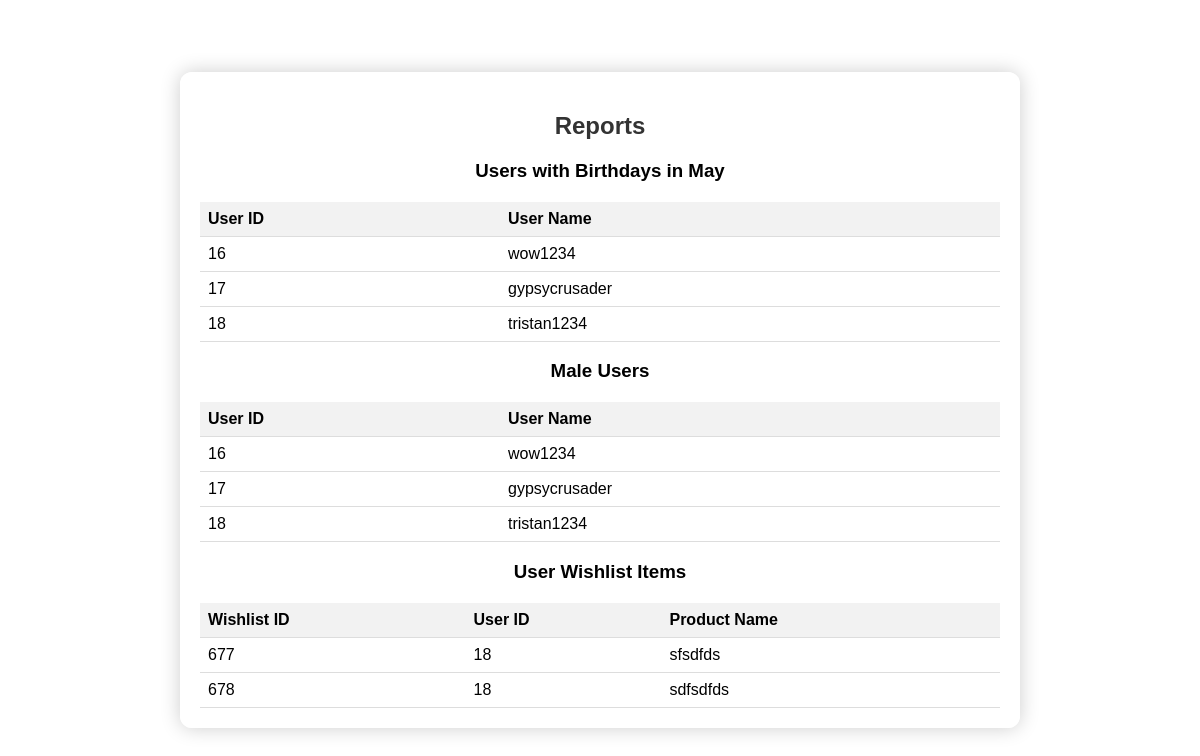
The app's page /report.php with its own data.
### tables this page shows
CREATE TABLE `tbluserprofile` (
  `userid` int(11) NOT NULL,
  `firstname` varchar(255) NOT NULL,
  `lastname` varchar(255) NOT NULL,
  `username` varchar(50) NOT NULL,
  `gender` varchar(10) NOT NULL,
  `birthday` date NOT NULL
);

CREATE TABLE `tblwishlist` (
  `WishlistID` int(6) NOT NULL,
  `UserName` varchar(30) NOT NULL,
  `UserID` int(6) NOT NULL,
  `ProductName` varchar(100) NOT NULL
);

### report.php (the view, shortened to what this page needs)
<?php
    include 'connect.php';
    $sql_may_birthdays = "SELECT UserID, UserName FROM tbluserprofile WHERE MONTH(Birthday) = 5";
    $result_may_birthdays = mysqli_query($connection, $sql_may_birthdays);
    $sql_male_users = "SELECT UserID, UserName FROM tbluserprofile WHERE Gender = 'Male'";
    $result_male_users = mysqli_query($connection, $sql_male_users);
    $sql_wishlist_items = "SELECT WishlistID, UserID, ProductName FROM tblwishlist";
    $result_wishlist_items = mysqli_query($connection, $sql_wishlist_items);
?>
<!DOCTYPE html>
<html lang="en">
<head>
    <link rel="stylesheet" href="report.css">
</head>
<body>
    <div class="container">
        <h2>Reports</h2>
        <h3>Users with Birthdays in May</h3>
        <table>
            <thead>
                <tr>
                    <th>User ID</th>
                    <th>User Name</th>
                </tr>
            </thead>
            <tbody>
                <?php
                    while($row = mysqli_fetch_assoc($result_may_birthdays)) {
                        echo "<tr>";
                        echo "<td>".$row['UserID']."</td>";
                        echo "<td>".$row['UserName']."</td>";
                        echo "</tr>";
                    }
                ?>
            </tbody>
        </table>
        <h3>Male Users</h3>
        <table>
            <thead>
                <tr>
                    <th>User ID</th>
                    <th>User Name</th>
                </tr>
            </thead>
            <tbody>
                <?php
                    while($row = mysqli_fetch_assoc($result_male_users)) {
                        echo "<tr>";
                        echo "<td>".$row['UserID']."</td>";
                        echo "<td>".$row['UserName']."</td>";
                        echo "</tr>";
                    }
                ?>
            </tbody>
        </table>
        <h3>User Wishlist Items</h3>
        <table>
            <thead>
                <tr>
                    <th>Wishlist ID</th>
                    <th>User ID</th>
                    <th>Product Name</th>
                </tr>
            </thead>
            <tbody>
                <?php
                    while($row = mysqli_fetch_assoc($result_wishlist_items)) {
                        echo "<tr>";
                        echo "<td>".$row['WishlistID']."</td>";
                        echo "<td>".$row['UserID']."</td>";
                        echo "<td>".$row['ProductName']."</td>";
                        echo "</tr>";
                    }
                ?>
            </tbody>
        </table>
    </div>
</body>
</html>

### report.css (style rules this page uses)
body { font-family: Arial, sans-serif; margin: 0; padding: 0; display: flex; align-items: center; justify-content: center; height: 100vh; background-image: url('images/bgregister.jpg'); background-size: cover; background-position: center; }
.container { width: 80%; max-width: 800px; margin: 0 auto; background-color: rgba(255, 255, 255, 0.9); padding: 20px; border-radius: 12px; box-shadow: 0 0 20px rgba(0, 0, 0, 0.2); text-align: center; }
h2 { text-align: center; color: #333; }
table { width: 100%; border-collapse: collapse; margin-top: 20px; background-color: rgba(255, 255, 255, 0.9); }
th, td { padding: 8px; text-align: left; border-bottom: 1px solid #ddd; }
th { background-color: #f2f2f2; }

### records on screen
tbluserprofile: userid "16", username "wow1234"
tbluserprofile: userid "17", username "gypsycrusader"
tbluserprofile: userid "18", username "tristan1234"
tblwishlist: WishlistID "677", UserID "18", ProductName "sfsdfds"
tblwishlist: WishlistID "678", UserID "18", ProductName "sdfsdfds"
